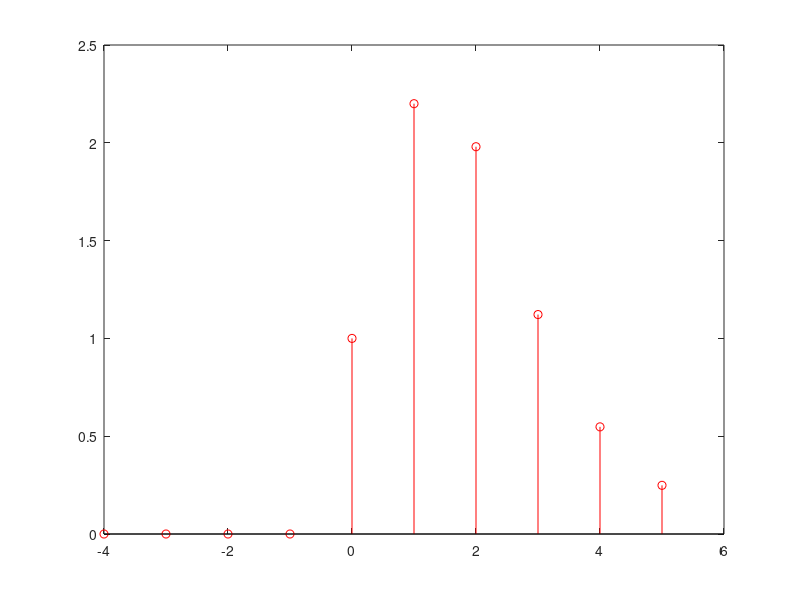

Reproduce this figure in MATLAB. (Note: this script raises an error after producing the figure.)
%impulse response of IIR filter

a = [1,-0.7,0.12];
b = [1,1.5,0.56];
%coefficients of the IIR filter
x = zeros(1,10);
x(5)= 1;
hi=filter(b,a,x);
%output of filter (desired output)
ni = -4:1:5;
stem(ni,hi,'r');
hold
%Generate impulse of adaptive filter
xx = -1 + (2).*rand(1,3000);
%noise signal generator xx from -1 to 1, size 3000

d=filter(b,a,xx);
%output of filter (desired output)
%Q1iii
N = 5;
delta1 = 0.01;
[hf,y] = lms1(xx,d,delta1,N);
%outputs the adaptive filter and output
n = 0:4;
stem(n,hf,'b'), xlabel('Discrete Time'), ylabel('Amplitude'),...
    title ('Impulse Responses of IIR and FIR of N = 5');
    grid